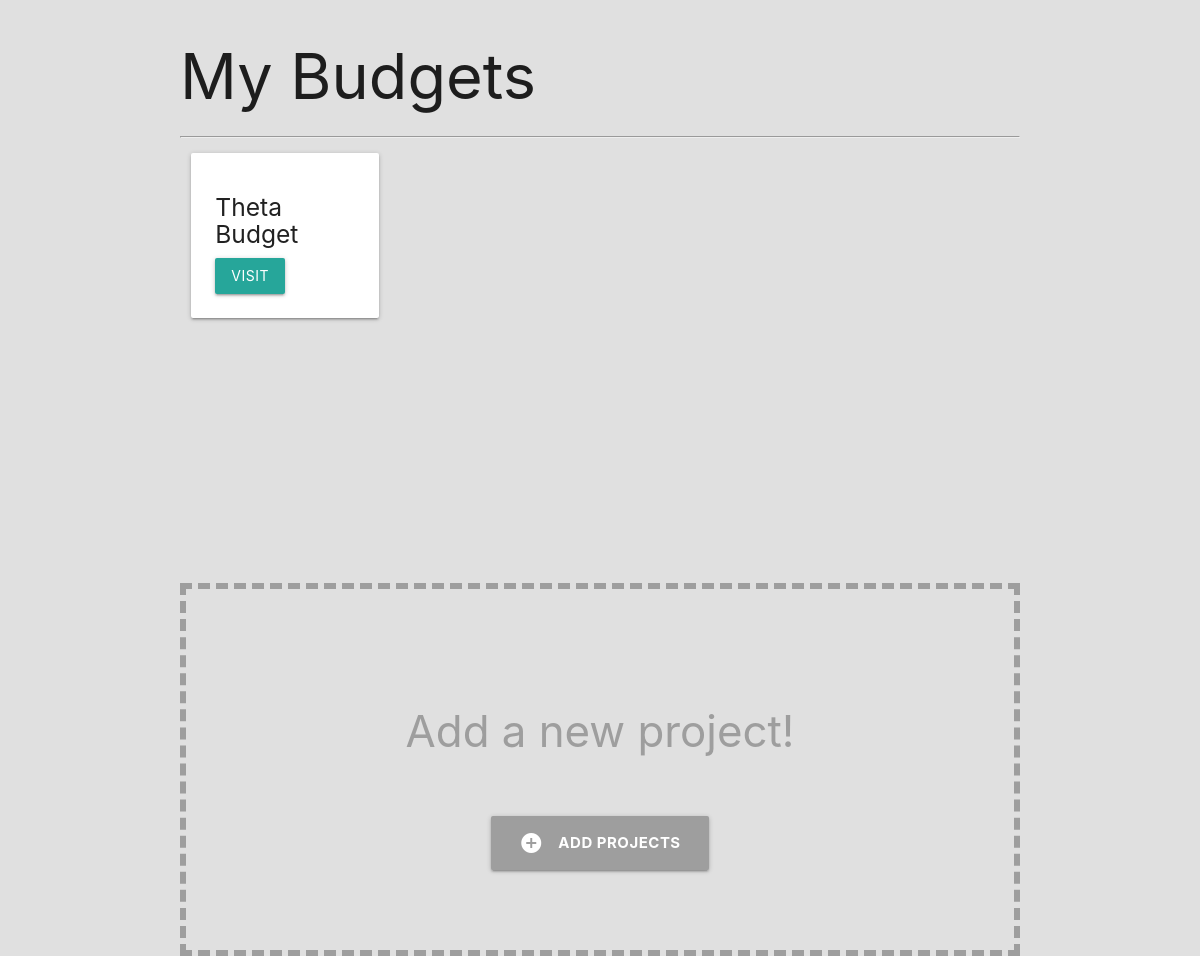
The app's page /, older data.
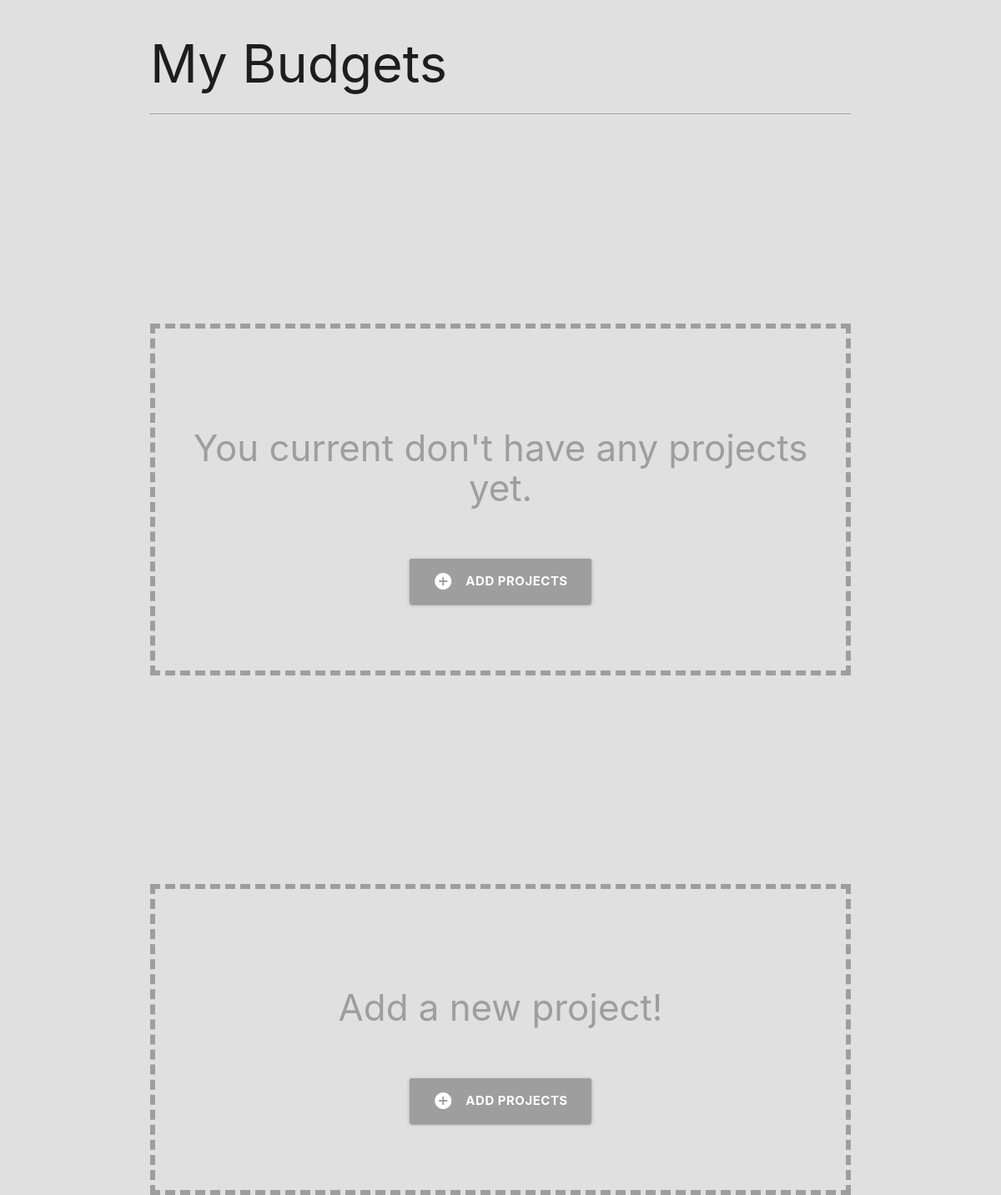
The same page, newer data.
### budget/models.py (models this page shows, shortened)
class Project(models.Model):
    name = models.CharField(max_length=100)
    slug = models.SlugField(max_length=100, unique=True, blank=True)
    budget = models.DecimalField(max_digits=8, decimal_places=2)

### budget/views.py (the view)
# urls.py: path('', views.project_list, name='list'),
def project_list(request):
    project_list = Project.objects.all()
    return render(request, 'budget/project-list.html', {'project_list': project_list})

### budget/templates/budget/project-list.html
{% extends 'budget/base.html' %}
{% block content %}
<div class="container">
  <h1>
    My Budgets
  </h1>
  <hr>
  <div class="row">
    {% for project in project_list %}
    <div class="col s12 l3">
      <div class="card-panel">
        <h5>{{project.name}}</h5>
        <a href="{% url 'detail' project.slug %}" class="btn">Visit</a>
      </div>
    </div>
    {% empty %}
    <div class="noproject-wrapper center">
      <h3 class='grey-text'>You current don't have any projects yet.</h3>
      <a href="{% url 'add' %}" class="btn-large grey">
        <i class="material-icons white-text left">add_circle</i>
        <span class="bold">Add Projects</span>
      </a>
    </div>
    {% endfor %}
  </div>
  <div class="noproject-wrapper center">
    <h3 class='grey-text'>Add a new project!</h3>
    <a href="{% url 'add' %}" class="btn-large grey">
      <i class="material-icons white-text left">add_circle</i>
      <span class="bold">Add Projects</span>
    </a>
  </div>
</div>
{% endblock %}

### budget/templates/budget/base.html (shortened to what this page needs)
{% load static %}
<!DOCTYPE html>
<html lang="en">
<head>
  <link rel="stylesheet" href="{% static 'css/styles.css' %}">
  <link rel="stylesheet" href="https://cdnjs.cloudflare.com/ajax/libs/materialize/1.0.0/css/materialize.min.css">
</head>
<body>
  {% block content %}
  {% endblock %}
</body>
</html>

### budget/static/css/styles.css (style rules this page uses)
html { font-family: 'Montserrat'; background-color: #E0E0E0; }
.bold { font-weight: bold; }
.row { margin: 0!important; }
.noproject-wrapper { margin-top: 250px; padding: 80px 0px; border: 6px solid #9e9e9e; border-style: dashed; }
.noproject-wrapper h3 { padding: 10px; margin-bottom: 50px; }

Row changes from the older to the newer data that the page shows:
removed Project: name "Theta Budget"
Text that changed along with them:
text now shown: "You current don't have any projects yet. ADD PROJECTS"
